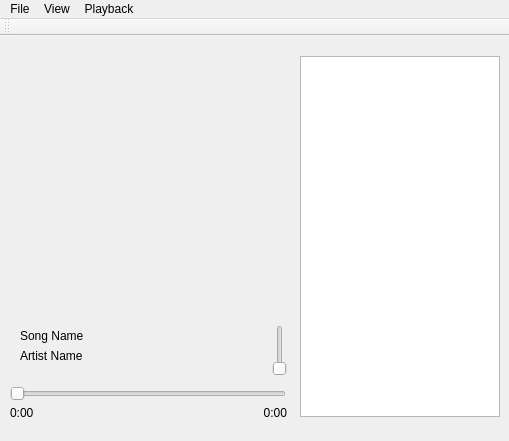
<?xml version="1.0" encoding="UTF-8"?>
<ui version="4.0">
 <class>MainWindow</class>
 <widget class="QMainWindow" name="MainWindow">
  <property name="windowModality">
   <enum>Qt::NonModal</enum>
  </property>
  <property name="geometry">
   <rect>
    <x>0</x>
    <y>0</y>
    <width>509</width>
    <height>441</height>
   </rect>
  </property>
  <property name="windowTitle">
   <string>WS_Player</string>
  </property>
  <property name="tabShape">
   <enum>QTabWidget::Triangular</enum>
  </property>
  <widget class="QWidget" name="centralWidget">
   <widget class="QWidget" name="horizontalLayoutWidget">
    <property name="geometry">
     <rect>
      <x>150</x>
      <y>290</y>
      <width>111</width>
      <height>41</height>
     </rect>
    </property>
    <layout class="QHBoxLayout" name="horizontalLayout">
     <property name="spacing">
      <number>0</number>
     </property>
     <property name="sizeConstraint">
      <enum>QLayout::SetFixedSize</enum>
     </property>
     <item>
      <widget class="QPushButton" name="rewind_button">
       <property name="sizePolicy">
        <sizepolicy hsizetype="Expanding" vsizetype="Expanding">
         <horstretch>0</horstretch>
         <verstretch>0</verstretch>
        </sizepolicy>
       </property>
       <property name="minimumSize">
        <size>
         <width>32</width>
         <height>32</height>
        </size>
       </property>
       <property name="maximumSize">
        <size>
         <width>32</width>
         <height>32</height>
        </size>
       </property>
       <property name="styleSheet">
        <string notr="true">border: none;
outline:none;</string>
       </property>
       <property name="text">
        <string/>
       </property>
       <property name="icon">
        <iconset>
         <normaloff>:/resources/skip_previous.png</normaloff>:/resources/skip_previous.png</iconset>
       </property>
       <property name="iconSize">
        <size>
         <width>32</width>
         <height>32</height>
        </size>
       </property>
      </widget>
     </item>
     <item>
      <widget class="QPushButton" name="play_button">
       <property name="sizePolicy">
        <sizepolicy hsizetype="Minimum" vsizetype="Expanding">
         <horstretch>0</horstretch>
         <verstretch>0</verstretch>
        </sizepolicy>
       </property>
       <property name="minimumSize">
        <size>
         <width>32</width>
         <height>32</height>
        </size>
       </property>
       <property name="maximumSize">
        <size>
         <width>32</width>
         <height>32</height>
        </size>
       </property>
       <property name="styleSheet">
        <string notr="true">border: none;
outline:none;</string>
       </property>
       <property name="text">
        <string/>
       </property>
       <property name="icon">
        <iconset>
         <normaloff>:/resources/play.png</normaloff>
         <normalon>:/resources/pause.png</normalon>:/resources/play.png</iconset>
       </property>
       <property name="iconSize">
        <size>
         <width>32</width>
         <height>32</height>
        </size>
       </property>
       <property name="checkable">
        <bool>true</bool>
       </property>
      </widget>
     </item>
     <item>
      <widget class="QPushButton" name="forward_button">
       <property name="sizePolicy">
        <sizepolicy hsizetype="Minimum" vsizetype="Expanding">
         <horstretch>0</horstretch>
         <verstretch>0</verstretch>
        </sizepolicy>
       </property>
       <property name="minimumSize">
        <size>
         <width>32</width>
         <height>32</height>
        </size>
       </property>
       <property name="maximumSize">
        <size>
         <width>32</width>
         <height>32</height>
        </size>
       </property>
       <property name="styleSheet">
        <string notr="true">border: none;
outline:none;</string>
       </property>
       <property name="text">
        <string/>
       </property>
       <property name="icon">
        <iconset>
         <normaloff>:/resources/skip_forward.png</normaloff>:/resources/skip_forward.png</iconset>
       </property>
       <property name="iconSize">
        <size>
         <width>32</width>
         <height>32</height>
        </size>
       </property>
      </widget>
     </item>
    </layout>
   </widget>
   <widget class="QSlider" name="seek_slider">
    <property name="geometry">
     <rect>
      <x>10</x>
      <y>350</y>
      <width>276</width>
      <height>16</height>
     </rect>
    </property>
    <property name="orientation">
     <enum>Qt::Horizontal</enum>
    </property>
   </widget>
   <widget class="QLabel" name="artist_name_Label">
    <property name="geometry">
     <rect>
      <x>20</x>
      <y>310</y>
      <width>121</width>
      <height>20</height>
     </rect>
    </property>
    <property name="sizePolicy">
     <sizepolicy hsizetype="Expanding" vsizetype="Preferred">
      <horstretch>0</horstretch>
      <verstretch>0</verstretch>
     </sizepolicy>
    </property>
    <property name="text">
     <string>Artist Name</string>
    </property>
   </widget>
   <widget class="QLabel" name="song_name_label">
    <property name="geometry">
     <rect>
      <x>20</x>
      <y>290</y>
      <width>121</width>
      <height>20</height>
     </rect>
    </property>
    <property name="sizePolicy">
     <sizepolicy hsizetype="Expanding" vsizetype="Preferred">
      <horstretch>0</horstretch>
      <verstretch>0</verstretch>
     </sizepolicy>
    </property>
    <property name="text">
     <string>Song Name</string>
    </property>
    <property name="scaledContents">
     <bool>true</bool>
    </property>
    <property name="wordWrap">
     <bool>false</bool>
    </property>
   </widget>
   <widget class="QLabel" name="label">
    <property name="geometry">
     <rect>
      <x>20</x>
      <y>20</y>
      <width>256</width>
      <height>256</height>
     </rect>
    </property>
    <property name="text">
     <string/>
    </property>
    <property name="pixmap">
     <pixmap>:/resources/missing.png</pixmap>
    </property>
    <property name="scaledContents">
     <bool>true</bool>
    </property>
   </widget>
   <widget class="QLabel" name="current_time_label">
    <property name="geometry">
     <rect>
      <x>10</x>
      <y>370</y>
      <width>47</width>
      <height>13</height>
     </rect>
    </property>
    <property name="text">
     <string>0:00</string>
    </property>
   </widget>
   <widget class="QLabel" name="total_time_label">
    <property name="geometry">
     <rect>
      <x>240</x>
      <y>370</y>
      <width>47</width>
      <height>13</height>
     </rect>
    </property>
    <property name="text">
     <string>0:00</string>
    </property>
    <property name="alignment">
     <set>Qt::AlignRight|Qt::AlignTrailing|Qt::AlignVCenter</set>
    </property>
   </widget>
   <widget class="QSlider" name="volume_slider">
    <property name="geometry">
     <rect>
      <x>270</x>
      <y>289</y>
      <width>20</width>
      <height>51</height>
     </rect>
    </property>
    <property name="orientation">
     <enum>Qt::Vertical</enum>
    </property>
   </widget>
   <widget class="QListView" name="listView">
    <property name="geometry">
     <rect>
      <x>300</x>
      <y>20</y>
      <width>200</width>
      <height>361</height>
     </rect>
    </property>
    <property name="acceptDrops">
     <bool>true</bool>
    </property>
    <property name="editTriggers">
     <set>QAbstractItemView::NoEditTriggers</set>
    </property>
    <property name="dragEnabled">
     <bool>false</bool>
    </property>
    <property name="dragDropOverwriteMode">
     <bool>false</bool>
    </property>
    <property name="dragDropMode">
     <enum>QAbstractItemView::DropOnly</enum>
    </property>
    <property name="defaultDropAction">
     <enum>Qt::TargetMoveAction</enum>
    </property>
    <property name="movement">
     <enum>QListView::Static</enum>
    </property>
   </widget>
   <widget class="QTableView" name="tableView">
    <property name="geometry">
     <rect>
      <x>520</x>
      <y>20</y>
      <width>256</width>
      <height>192</height>
     </rect>
    </property>
   </widget>
  </widget>
  <widget class="QMenuBar" name="menuBar">
   <property name="geometry">
    <rect>
     <x>0</x>
     <y>0</y>
     <width>509</width>
     <height>21</height>
    </rect>
   </property>
   <widget class="QMenu" name="menuFile">
    <property name="title">
     <string>File</string>
    </property>
    <addaction name="actionOpen"/>
   </widget>
   <widget class="QMenu" name="menuView">
    <property name="title">
     <string>View</string>
    </property>
    <addaction name="actionLyrics"/>
   </widget>
   <widget class="QMenu" name="menuPlayback">
    <property name="title">
     <string>Playback</string>
    </property>
    <addaction name="separator"/>
    <addaction name="actionNext"/>
    <addaction name="actionPrevious"/>
    <addaction name="separator"/>
    <addaction name="actionVolume_Up"/>
    <addaction name="actionVolume_Down"/>
    <addaction name="separator"/>
    <addaction name="actionPlay"/>
   </widget>
   <addaction name="menuFile"/>
   <addaction name="menuView"/>
   <addaction name="menuPlayback"/>
  </widget>
  <widget class="QToolBar" name="mainToolBar">
   <attribute name="toolBarArea">
    <enum>TopToolBarArea</enum>
   </attribute>
   <attribute name="toolBarBreak">
    <bool>false</bool>
   </attribute>
  </widget>
  <action name="actionOpen">
   <property name="text">
    <string>Open</string>
   </property>
  </action>
  <action name="actionLyrics">
   <property name="text">
    <string>Lyrics</string>
   </property>
  </action>
  <action name="actionNext">
   <property name="text">
    <string>Next (Ctrl+Right)</string>
   </property>
  </action>
  <action name="actionPrevious">
   <property name="text">
    <string>Previous (Ctrl+Left)</string>
   </property>
  </action>
  <action name="actionVolume_Up">
   <property name="text">
    <string>Volume Up (Ctrl+Up)</string>
   </property>
  </action>
  <action name="actionVolume_Down">
   <property name="text">
    <string>Volume Down (Ctrl+Down)</string>
   </property>
  </action>
  <action name="actionPlay">
   <property name="text">
    <string>Play</string>
   </property>
  </action>
 </widget>
 <layoutdefault spacing="6" margin="11"/>
 <resources/>
 <connections/>
</ui>
